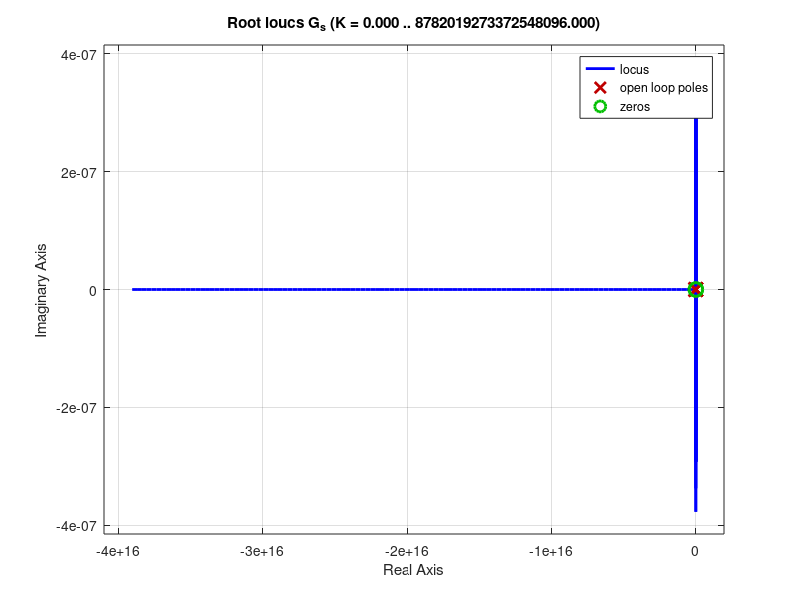
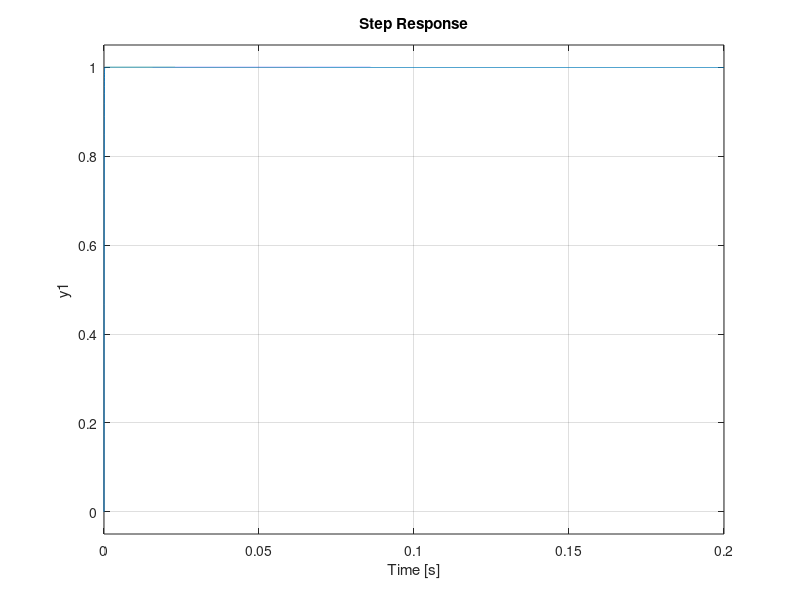

MATLAB code for these plots, in order: (Note: this script raises an error after producing the figures.)
%% Ejercicio 2
close all
clear all
clc

s = tf("s");

K = 1;
H = 1;
G_s = K*(s/15+1)^2/(s*(s+2)*(s+10))
rlocus(G_s)

%a) 10.3 < K < 1.62e4
%a) 0< K < 10.3 y  1.62e4 < K < infinito

% c) K = 10.3 y K=1.62e4
% d) No existe valor de K que establezca una ganancia crítica.
% e) 
Mp = 0.25;
zita = -log(Mp)/(sqrt(pi^2+log(Mp)^2))
%k1 = 3.95
K = 2.61e3
G_s2 = G_s*K;
G_bc = minreal(K*G_s2*H/(1+K*G_s2*H))
figure
step(G_bc)
grid on

%% Ejercicio 3
close all
clear all
clc

s = tf("s");

H = 1;
p1 = 0;
p2 = -3 + 4*j;
p3 = -3 - 4*j;

G = 1/((s-p1)*(s-p2)*(s-p3));

G_ba = G*H;

rlocus(G_ba)

% b) Kcritico = 150; K es estable en el rango 0<K<150.
% c) K aprox 45.

% e)
K = 150;

G_bc = minreal(K*G_ba/(1+K*G_ba));

step(G_bc)
pole(G_bc)

% f)
K = 73.3;

G_bc = K*G_ba/(1+K*G_ba);

step(G_bc)

%% Actividad 6
clear all
clc
close all
%b

s = tf("s");
G_s = ((s+2)/(s^2+2*s+3))*((2-2*s)/(2+2*s));
H = 1;

rlocus(G_s)






%% Actividad 5

close all
clear all
clc

s = tf("s");

G_s = 2*s/(s^2+6*s+10);

rlocus(G_s);
